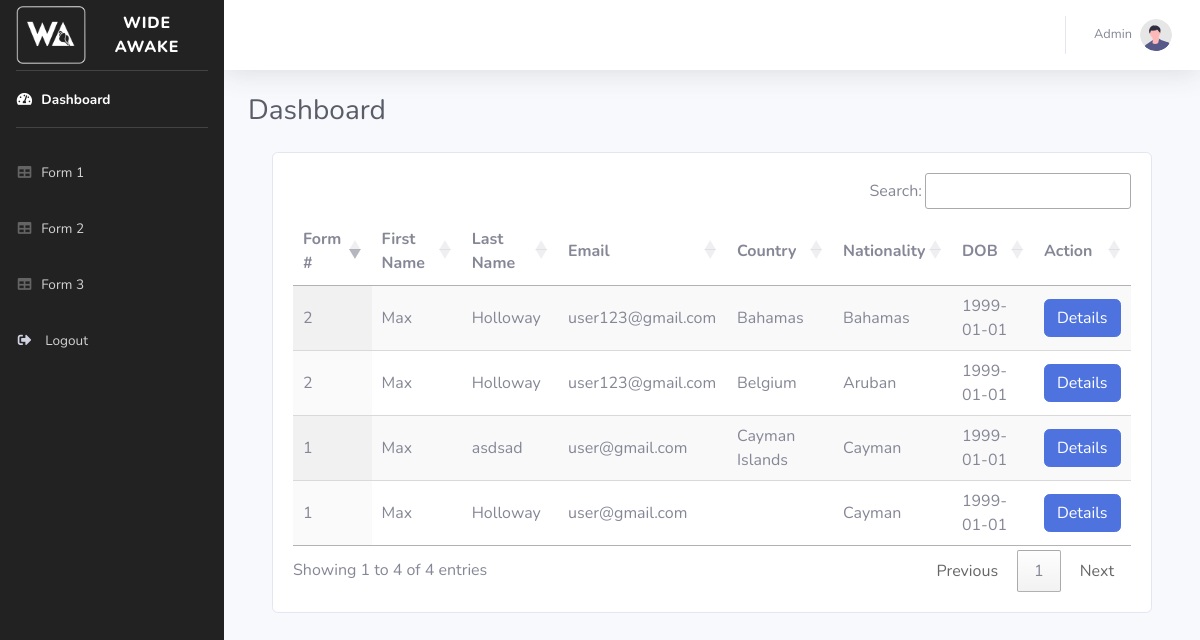
The page /admin/index.php (signed in) on the database its author committed.
### tables this page shows
CREATE TABLE `forms` (
  `id` int(11) NOT NULL,
  `first_name` varchar(255) DEFAULT NULL,
  `last_name` varchar(255) DEFAULT NULL,
  `stage_name` varchar(255) DEFAULT NULL,
  `dob` varchar(255) DEFAULT NULL,
  `country` varchar(255) DEFAULT NULL,
  `nationality` varchar(255) DEFAULT NULL,
  `other_nationality_1` varchar(255) DEFAULT NULL,
  `other_nationality_2` varchar(255) DEFAULT NULL,
  `other_nationality_3` varchar(255) DEFAULT NULL,
  `email` varchar(255) DEFAULT NULL,
  `address` varchar(255) DEFAULT NULL,
  `country_code` varchar(255) DEFAULT NULL,
  `number` varchar(255) DEFAULT NULL,
  `website` varchar(255) DEFAULT NULL,
  `tiktok` varchar(255) DEFAULT NULL,
  `meta` varchar(255) DEFAULT NULL,
  `instagram` varchar(255) DEFAULT NULL,
  `threads` varchar(255) DEFAULT NULL,
  `snapchat` varchar(255) DEFAULT NULL,
  `twitter` varchar(255) DEFAULT NULL,
  `weibo` varchar(255) DEFAULT NULL,
  `soundcloud` varchar(255) DEFAULT NULL,
  `bandcamp` varchar(255) DEFAULT NULL,
  `pinterest` varchar(255) DEFAULT NULL,
  `twitch` varchar(255) DEFAULT NULL,
  `linkedin` varchar(255) DEFAULT NULL,
  `youtube` varchar(255) DEFAULT NULL,
  `vimeo` varchar(255) DEFAULT NULL,
  `question_1` varchar(255) DEFAULT NULL,
  `question_2` varchar(255) DEFAULT NULL,
  `question_3` longtext DEFAULT NULL,
  `question_4` varchar(255) DEFAULT NULL,
  `question_5` varchar(255) DEFAULT NULL,
  `question_6` varchar(255) DEFAULT NULL,
  `are_you` varchar(255) DEFAULT NULL,
  `school` varchar(255) DEFAULT NULL,
  `events` varchar(255) DEFAULT NULL,
  `file_upload` varchar(255) DEFAULT NULL,
  `status` int(2) DEFAULT NULL
);

### admin/index.php (the view, shortened to what this page needs)
<?php
include('includes/function.php');
if(isset($_SESSION['wide_awake_username']) && isset($_SESSION['wide_awake_admin']))
    {
?>
<?php include('components/header.php');
 ?>
<?php include('components/sidebar.php');
 ?>
        <div id="content-wrapper" class="d-flex flex-column">
            <div id="content">
                <nav class="navbar navbar-expand navbar-light bg-white topbar mb-4 static-top shadow">
                    <ul class="navbar-nav ml-auto">
                        <li class="nav-item dropdown no-arrow">
                            <a class="nav-link dropdown-toggle" href="#" id="userDropdown" role="button"
                                data-toggle="dropdown" aria-haspopup="true" aria-expanded="false">
                                <span class="mr-2 d-none d-lg-inline text-gray-600 small">Admin</span>
                                <img class="img-profile rounded-circle"
                                    src="img/undraw_profile.svg">
                            </a>
                        </li>
                    </ul>
                </nav>
                <div class="container-fluid">
                    <div class="d-sm-flex align-items-center justify-content-between mb-4">
                        <h1 class="h3 mb-0 text-gray-800">Dashboard</h1>
                    </div>
                    <div class="container">
                        <div class="card">
                            <div class="card-body">
        <table id="formData" class="display" style="width:100%">
            <thead>
                <tr>
                    <th>Form #</th>
                    <th>First Name</th>
                    <th>Last Name</th>
                    <th>Email</th>
                    <th>Country</th>
                    <th>Nationality</th>
                    <th>DOB</th>
                    <th>Action</th>
                </tr>
            </thead>
            <tbody>
                <?php
                $query="select * from forms order by id desc;";
                    $rec=mysqli_query($conn,$query);
                    while($row=mysqli_fetch_array($rec)){
                ?>
                <tr>
                    <td><?php echo $row['status']; ?></td>
                    <td><?php echo $row['first_name']; ?></td>
                    <td><?php echo $row['last_name']; ?></td>
                    <td><?php echo $row['email']; ?></td>
                    <td><?php echo $row['country']; ?></td>
                    <td><?php echo $row['nationality']; ?></td>
                    <td><?php echo $row['dob']; ?></td>
                    <td><a href="details.php?id=<?php echo $row['id']; ?>" class="btn btn-primary">Details</a></td>
                </tr>
                <?php
                }
                ?>
            </tbody>
        </table>
         </div>
                        </div>
    </div>
                </div>
            </div>
        </div>
    </div>
</body>
</html>
<?php
}
    else
    {
        header('location:login.php');
    }
?>

### admin/components/header.php (shortened to what this page needs)
<!DOCTYPE html>
<html lang="en">
<head>
    <link href="vendor/fontawesome-free/css/all.min.css" rel="stylesheet" type="text/css">
    <link href="css/sb-admin-2.min.css" rel="stylesheet">
    <link rel="stylesheet" type="text/css" href="https://cdn.datatables.net/1.10.25/css/jquery.dataTables.css">
    <link rel="stylesheet" type="text/css" href="https://cdn.datatables.net/buttons/1.7.1/css/buttons.dataTables.min.css">
    <link href="css/style.css" rel="stylesheet">
</head>

### admin/components/sidebar.php
<body id="page-top">
    <div id="wrapper">
        <ul class="navbar-nav body-color sidebar sidebar-dark accordion" id="accordionSidebar">
            <a class="sidebar-brand d-flex align-items-center justify-content-center" href="index.php">
                <div class="sidebar-brand-icon">
                <img class="unique-nav-logo" src="img/logo2.png" id="logo" alt="Logo">
                </div>
                <div class="sidebar-brand-text mx-3">Wide Awake</div>
            </a>
            <hr class="sidebar-divider my-0">
            <li class="nav-item active">
                <a class="nav-link" href="index.php">
                    <i class="fas fa-fw fa-tachometer-alt"></i>
                    <span>Dashboard</span></a>
            </li>
            <hr class="sidebar-divider">
            <li class="nav-item">
                <a class="nav-link" href="form1.php">
                    <i class="fas fa-fw fa-table"></i>
                    <span>Form 1</span></a>
            </li>
            <li class="nav-item">
                <a class="nav-link" href="form2.php">
                    <i class="fas fa-fw fa-table"></i>
                    <span>Form 2</span></a>
            </li>
            <li class="nav-item">
                <a class="nav-link" href="form3.php">
                    <i class="fas fa-fw fa-table"></i>
                    <span>Form 3</span></a>
            </li>
            <li class="nav-item">
                <a class="nav-link" href="includes/logout.php">
                    <i class="fas fa-sign-out-alt fa-sm fa-fw mr-2 text-gray-400"></i>
                    <span>Logout</span></a>
            </li>
        </ul>

### admin/css/style.css (style rules this page uses)
.body-color { background-color: #222222; }
.unique-nav-logo { width: 70px; height: auto; }

### rows shown on the page
forms: status "1", first_name "Max", last_name "asdsad", email "user@gmail.com", country "Cayman Islands", nationality "Cayman", dob "1999-01-01"
forms: status "2", first_name "Max", last_name "Holloway", email "user123@gmail.com", country "Bahamas", nationality "Bahamas", dob "1999-01-01"
forms: status "2", first_name "Max", last_name "Holloway", email "user123@gmail.com", country "Belgium", nationality "Aruban", dob "1999-01-01"
forms: status "1", first_name "Max", last_name "Holloway", email "user@gmail.com", nationality "Cayman", dob "1999-01-01"
